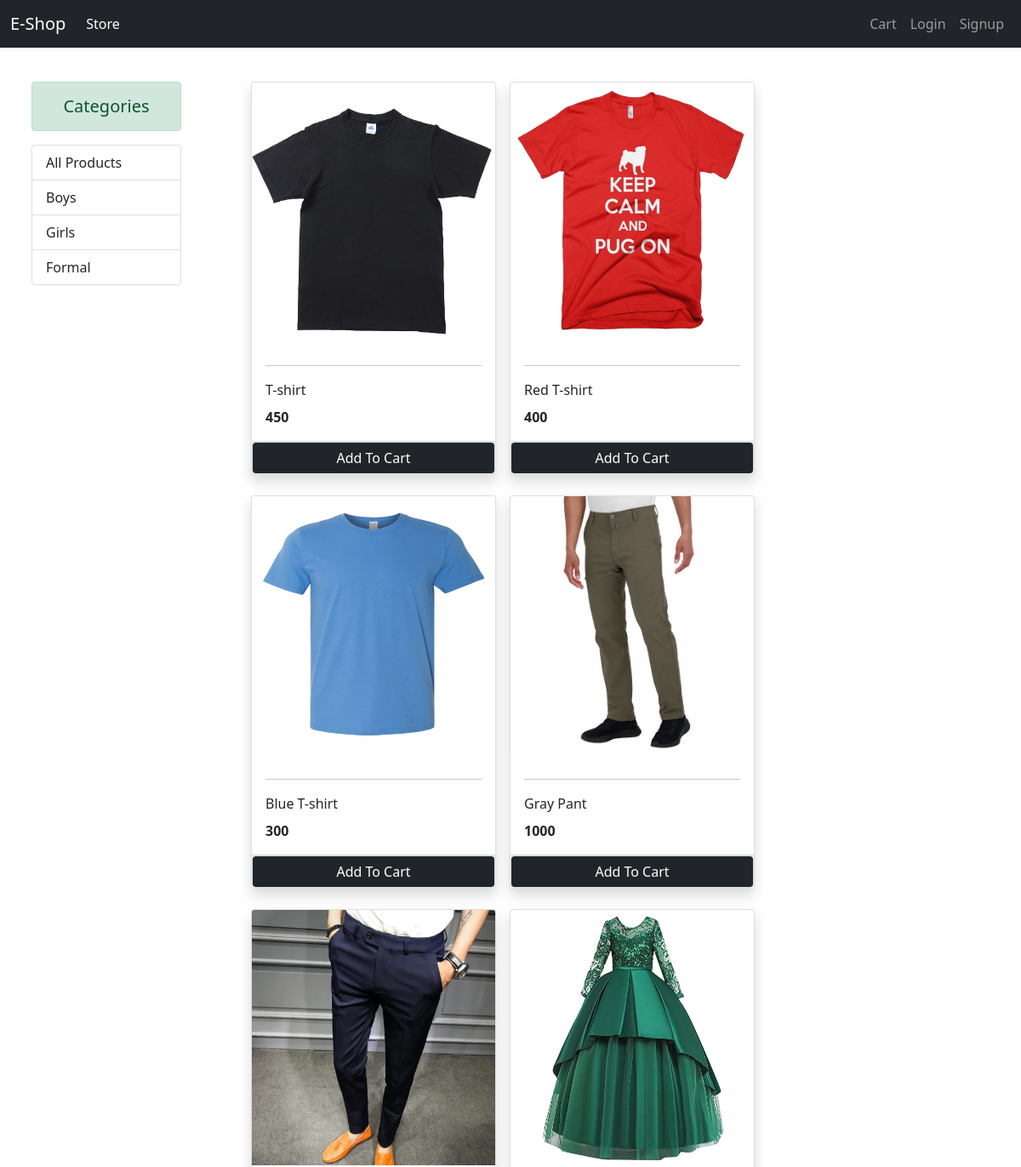
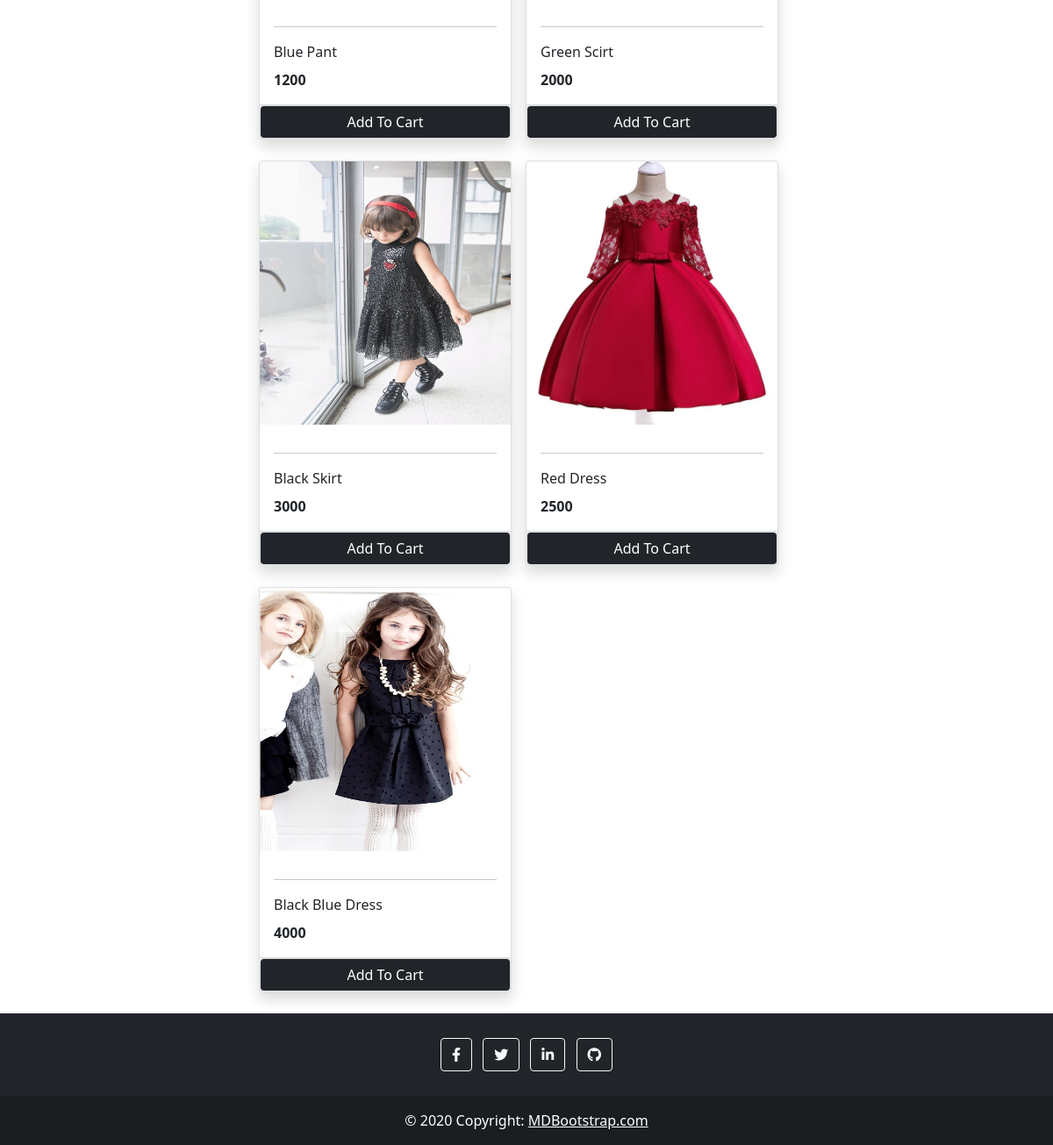
The page / on the database its author committed (2 pictures, top to bottom).
### store/models.py (models this page shows, shortened)
class Category(models.Model):
    name = models.CharField(max_length=20, default=1)
    @staticmethod
    def get_all_categories():
        return Category.objects.all()

class Product(models.Model):
    name = models.CharField(max_length=50)
    price = models.IntegerField(default=0)
    category = models.ForeignKey(
        Category, on_delete=models.CASCADE)
    description = models.CharField(
        max_length=200, default='', null=True, blank=True)
    image = models.ImageField(upload_to='uploads/products/')
    @staticmethod
    def get_all_products():
        return Product.objects.all()

### store/views.py (the view, shortened to what this page needs)
# urls.py: path('', views.Index.as_view(), name="index"),
class Index(View):
    def get(self, request):
        cart = request.session.get('cart')
        if not cart:
            request.session.cart = {}
        products = None
        categories = Category.get_all_categories()
        categoryId = request.GET.get('category')
        if categoryId:
            if categoryId == "-1":
                products = Product.get_all_products()
            else:
                products = Product.get_all_products_by_categoryId(
                    category_id=categoryId)
        else:
            products = Product.get_all_products()
        data = {
            'products': products,
            'categories': categories,
        }
        return render(request, 'index.html', context=data)

### store/templatetags/cart.py (called while the page is built)
@register.filter(name='is_in_cart')
def is_in_cart(product, cart):
    keys = cart.keys()
    for id in keys:
        if int(id) == product.id:
            return True
    return False

### store/templates/index.html (shortened to what this page needs)
{% extends 'base.html' %}
{% load cart %}
{% block content %}
<div class="container-fluid mt-5 pt-5">
    <div class="row">
        <div class="col-lg-2 mx-auto">
            <div>
                <p class="alert alert-success mb-3 font h5 text-center">Categories</p>
            </div>
            <div class="list-group">
                <a href="/?category=-1" class="list-group-item list-group-item-action">All Products</a>
                {% for category in categories %}
                <a href="/?category={{category.id}}" class="list-group-item list-group-item-action">{{category.name}}</a>
                {% endfor %}
            </div>
        </div>
        <div id="products" class="col-lg-9 mx-auto">
            <div class="row mx-auto">
                {% for product in products %}
                <div class="card mx-2 p-0 mb-4 shadow" id="{{product.id}}" style="width: 18rem;">
                    <img src="{{product.image.url}}" class="card-img-top image-cover" alt="" height="300px">
                    <div class="card-body">
                        <hr>
                        <p class="card-title">{{product.name}}</p>
                        <p class="card-text"><b>{{product.price}}</b></p>
                    </div>
                    <div class="card-footer p-0">
                        {% if product|is_in_cart:request.session.cart %}
                        {% comment %} quantity increment and decrement starts {% endcomment %}
                        <div class="row g-0">
                            {% comment %} minus button starts {% endcomment %}
                            <form action="/#{{product.id}}" method="POST" class="col-2">
                                {% csrf_token %}
                                <input type="text" name="product" value="{{product.id}}" hidden>
                                <input type="text" name="remove" value="True" hidden>
                                <input type="submit" value=" - " class="btn btn-block btn-dark">
                            </form>
                            {% comment %} minus button ends {% endcomment %}
                            <div class="text-center col pt-2">{{product|cart_quantity:request.session.cart}} in Cart</div>
                            {% comment %} plus button starts {% endcomment %}
                            <form action="/#{{product.id}}" method="POST" class="col-2">
                                {% csrf_token %}
                                <input type="text" name="product" value="{{product.id}}" hidden>
                                <input type="submit" value=" + " class="btn btn-block btn-dark">
                            </form>
                            {% comment %} plus button ends {% endcomment %}
                        </div>
                        {% comment %} quantity increment and decrement starts {% endcomment %}
                        {% else %}
                        <form action="/#{{product.id}}" method="POST" class="btn-block">
                            <input type="submit" class="btn btn-dark border form-control" value="Add To Cart">
                        </form>
                        {% endif %}
                    </div>
                </div>
                {% endfor %}
            </div>
        </div>
    </div>
</div>
{% endblock content %}

### store/templates/base.html (shortened to what this page needs)
<!doctype html>
<html lang="en">
<head>
    <link href="https://cdn.jsdelivr.net/npm/bootstrap@5.0.2/dist/css/bootstrap.min.css" rel="stylesheet">
    <link rel="stylesheet" href="https://cdnjs.cloudflare.com/ajax/libs/font-awesome/5.15.4/css/all.min.css" />
</head>
<body class="d-flex flex-column min-vh-100">
    <nav class="navbar navbar-expand-lg navbar-dark bg-dark text-white fixed-top">
        <div class="container-fluid">
            <a class="navbar-brand" href="{% url 'index' %}">E-Shop</a>
            <div class="collapse navbar-collapse">
                <ul class="navbar-nav me-auto mb-2 mb-lg-0">
                    <li class="nav-item">
                        <a class="nav-link active" aria-current="page" href="{% url 'index' %}">Store</a>
                    </li>
                </ul>
                <ul class="navbar-nav mt-2 my-lg-0">
                    {% if request.session.customer %}
                    {% comment %} if customer is logged in then show the Logout button {% endcomment %}
                    <li class="nav-item"><a class="nav-link" aria-current="page" href="/oders">Oders</a></li>
                    <li class="nav-item"><a class="nav-link" aria-current="page" href="/logout">Logout</a></li>
                    {% else %}
                    <li class="nav-item"><a class="nav-link" aria-current="page" href="/cart">Cart</a></li>
                    <li class="nav-item"><a class="nav-link" aria-current="page" href="/login">Login</a></li>
                    <li class="nav-item"><a class="nav-link" aria-current="page" href="/signup">Signup</a></li>
                    {% endif %}
                </ul>
            </div>
        </div>
    </nav>
    {% block content %}
    {% endblock content %}
    <footer class="bg-dark text-center text-white mt-auto">
        <div class="container p-4 pb-0">
          <section class="mb-4">
            <a class="btn btn-outline-light btn-floating m-1" href="#!" role="button"><i class="fab fa-facebook-f"></i></a>
            <a class="btn btn-outline-light btn-floating m-1" href="#!" role="button"><i class="fab fa-twitter"></i></a>
            <a class="btn btn-outline-light btn-floating m-1" href="#!" role="button"><i class="fab fa-linkedin-in"></i></a>
            <a class="btn btn-outline-light btn-floating m-1" href="#!" role="button"><i class="fab fa-github"></i></a>
          </section>
        </div>
        <div class="text-center p-3" style="background-color: rgba(0, 0, 0, 0.2);">
          © 2020 Copyright:
          <a class="text-white" href="https://mdbootstrap.com/">MDBootstrap.com</a>
        </div>
      </footer>
</body>
</html>

### rows shown on the page
Category: name "Boys"
Category: name "Girls"
Category: name "Formal"
Product: {{ product.id }} 1 (drawn), image (picture), name "T-shirt", price "450"
Product: image (picture), name "Red T-shirt", price "400"
Product: image (picture), name "Blue T-shirt", price "300"
Product: image (picture), name "Gray Pant", price "1000"
Product: image (picture), name "Blue Pant", price "1200"
Product: image (picture), name "Green Scirt", price "2000"
Product: image (picture), name "Black Skirt", price "3000"
Product: image (picture), name "Red Dress", price "2500"
Product: image (picture), name "Black Blue Dress", price "4000"
